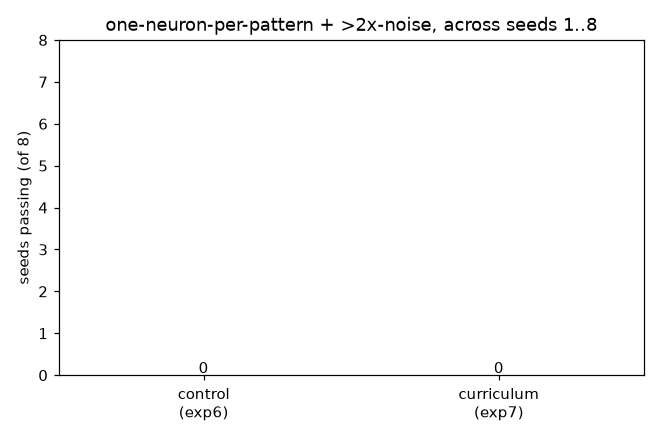

Write Python code to recreate this figure.
"""Experiment 7: does an early blocked CURRICULUM fix "the third neuron never wins" -- measured against a control,
across seeds, not on one lucky run.

WHAT WE LEARNED THAT CHANGES THE TEST. exp5 run1, exp5 competing and exp6 normalised each failed the same way, and
each was ONE run at ONE seed (5). A single-seed result is an anecdote, not a measurement -- the covenant rule is
"one pattern is not evidence; count." So exp7 is not one run. It runs the exp6 design (the CONTROL) and the exp6
design + curriculum (the TREATMENT) across the SAME eight seeds (1..8) and counts how many each passes.

THE ONE DESIGN CHANGE (treatment vs control): the presentation schedule. For the first 30 s the three patterns are
shown one at a time in 2 s blocks, cycling 0,1,2 (15 blocks); after 30 s the random interleave of exp5/exp6.
Everything else -- STDP, winner-take-all lateral inhibition, the adaptive threshold, Diehl & Cook normalisation --
is exactly exp6, identical between the two arms. Control = curriculum off; treatment = curriculum on. Same seeds,
same everything else, so a difference is the curriculum.

PASS BAR per run -- UNCHANGED from exp5 and exp6, not moved:
  (a) each pattern group is claimed by a DIFFERENT output neuron, and
  (b) each neuron's mean weight on its claimed group is more than 2x its mean weight on the noise-only inputs.

KEEP RULE -- committed before the run: curriculum is kept as an improvement IFF it passes (a AND b) on STRICTLY
MORE of the eight seeds than the control does. A tie or worse is not kept. The result is recorded as is either way.
Run:  .venv\\Scripts\\python.exe exp7_curriculum.py      Out: exp7_curriculum.png
"""
import matplotlib
matplotlib.use("Agg")
import matplotlib.pyplot as plt
import numpy as np
from brian2 import (network_operation, Hz, Network, NeuronGroup, PoissonGroup, SpikeGeneratorGroup, SpikeMonitor,
                    Synapses, ms, mV, prefs, second, seed as br_seed, start_scope)

prefs.codegen.target = "numpy"
N, K, DUR = 100, 3, 120 * second
GROUPS = [range(0, 20), range(20, 40), range(40, 60)]
SEEDS = list(range(1, 9))
CURRICULUM_S, BLOCK_S = 30.0, 2.0


def run_once(s, curriculum):
    """One full run at seed s, curriculum on/off. Returns (a, b, claimer, spikes_per_neuron)."""
    start_scope()
    br_seed(s)
    rng = np.random.default_rng(s)

    noise = PoissonGroup(N, rates=5 * Hz)
    times, idx = [], []
    for t in np.arange(0.05, float(DUR / second), 0.25):
        g = (int(t / BLOCK_S) % K) if (curriculum and t < CURRICULUM_S) else rng.integers(K)
        for i in GROUPS[g]:
            times.append(t + rng.normal(0, 0.002)); idx.append(i)
    o = np.argsort(times)
    pattern = SpikeGeneratorGroup(N, np.array(idx)[o], np.array(times)[o] * second)

    out = NeuronGroup(K, """dv/dt = -v / (10*ms) : volt
                            dtheta/dt = -theta / (2000*ms) : volt""",
                      threshold="v > 5*mV + theta", reset="v = 0*mV; theta += 1*mV", method="exact")
    inhib = Synapses(out, out, on_pre="v_post = clip(v_post - 6*mV, -6*mV, 100*mV)")
    inhib.connect(condition="i != j")

    taupre = taupost = 20 * ms
    wmax, Apre = 2.0, 0.01
    Apost = -Apre * 1.05
    stdp = """w : 1
              dapre/dt = -apre / taupre : 1 (event-driven)
              dapost/dt = -apost / taupost : 1 (event-driven)"""
    on_pre = "v_post += w * mV\napre += Apre\nw = clip(w + apost, 0, wmax)"
    on_post = "apost += Apost\nw = clip(w + apre, 0, wmax)"
    syns = []
    for src in (noise, pattern):
        syn = Synapses(src, out, stdp, on_pre=on_pre, on_post=on_post)
        syn.connect()
        syn.w = "rand() * 0.6"
        syns.append(syn)

    state = {"targets": None}

    @network_operation(dt=100 * ms)
    def normalise():
        tot = np.zeros(K)
        for syn in syns:
            np.add.at(tot, np.array(syn.j), np.array(syn.w))
        if state["targets"] is None:
            state["targets"] = tot.copy()
            return
        for syn in syns:
            j = np.array(syn.j)
            syn.w = np.array(syn.w) * (state["targets"][j] / np.maximum(tot[j], 1e-9))

    spk = SpikeMonitor(out)
    # APPARATUS FIX (2026-10-20): both STDP synapses live in a list, so Brian2's magic run() collected only the
    # last one (pattern) and silently dropped the noise->out synapse ("synapses_1 ... never included in a network")
    # -- a bug present in exp5/exp6 too. Build the network EXPLICITLY so every object is simulated.
    net = Network(noise, pattern, out, inhib, syns[0], syns[1], spk, normalise)
    net.run(DUR)

    W = np.zeros((K, N))
    for syn in syns:
        W[np.array(syn.j), np.array(syn.i)] += np.array(syn.w)
    mean_on = np.array([[W[k, list(g)].mean() for g in GROUPS] for k in range(K)])
    noise_w = W[:, 60:].mean(1)
    claimer = mean_on.argmax(0)
    a = len(set(claimer.tolist())) == K
    b = all(mean_on[claimer[g], g] > 2 * noise_w[claimer[g]] for g in range(K))
    spikes = [int((np.array(spk.i) == k).sum()) for k in range(K)]
    return bool(a and b), claimer.tolist(), spikes


print("exp7: curriculum vs control across seeds %s (pass bar and keep rule fixed before the run)\n" % SEEDS)
rows, ctrl_pass, curr_pass = [], 0, 0
for s in SEEDS:
    cok, cclaim, cspk = run_once(s, curriculum=False)
    kok, kclaim, kspk = run_once(s, curriculum=True)
    ctrl_pass += cok
    curr_pass += kok
    rows.append((s, cok, kok, cclaim, kclaim))
    print(f"seed {s}: control {'PASS' if cok else 'fail'} claim={cclaim} spk={cspk}  |  "
          f"curriculum {'PASS' if kok else 'fail'} claim={kclaim} spk={kspk}")

print(f"\ncontrol passed {ctrl_pass}/{len(SEEDS)} ; curriculum passed {curr_pass}/{len(SEEDS)}")
kept = curr_pass > ctrl_pass
print("KEEP RULE: curriculum kept as an improvement?" , "YES" if kept else
      "NO -- not strictly more seeds than the control (recorded as is)")

fig, ax = plt.subplots(figsize=(6, 4))
ax.bar(["control\n(exp6)", "curriculum\n(exp7)"], [ctrl_pass, curr_pass], color=["tab:gray", "tab:green"])
ax.set_ylabel("seeds passing (of %d)" % len(SEEDS)); ax.set_ylim(0, len(SEEDS))
ax.set_title("one-neuron-per-pattern + >2x-noise, across seeds 1..8")
for i, v in enumerate([ctrl_pass, curr_pass]):
    ax.text(i, v + 0.05, str(v), ha="center")
plt.tight_layout(); plt.savefig("exp7_curriculum.png", dpi=110)
print("saved exp7_curriculum.png")
